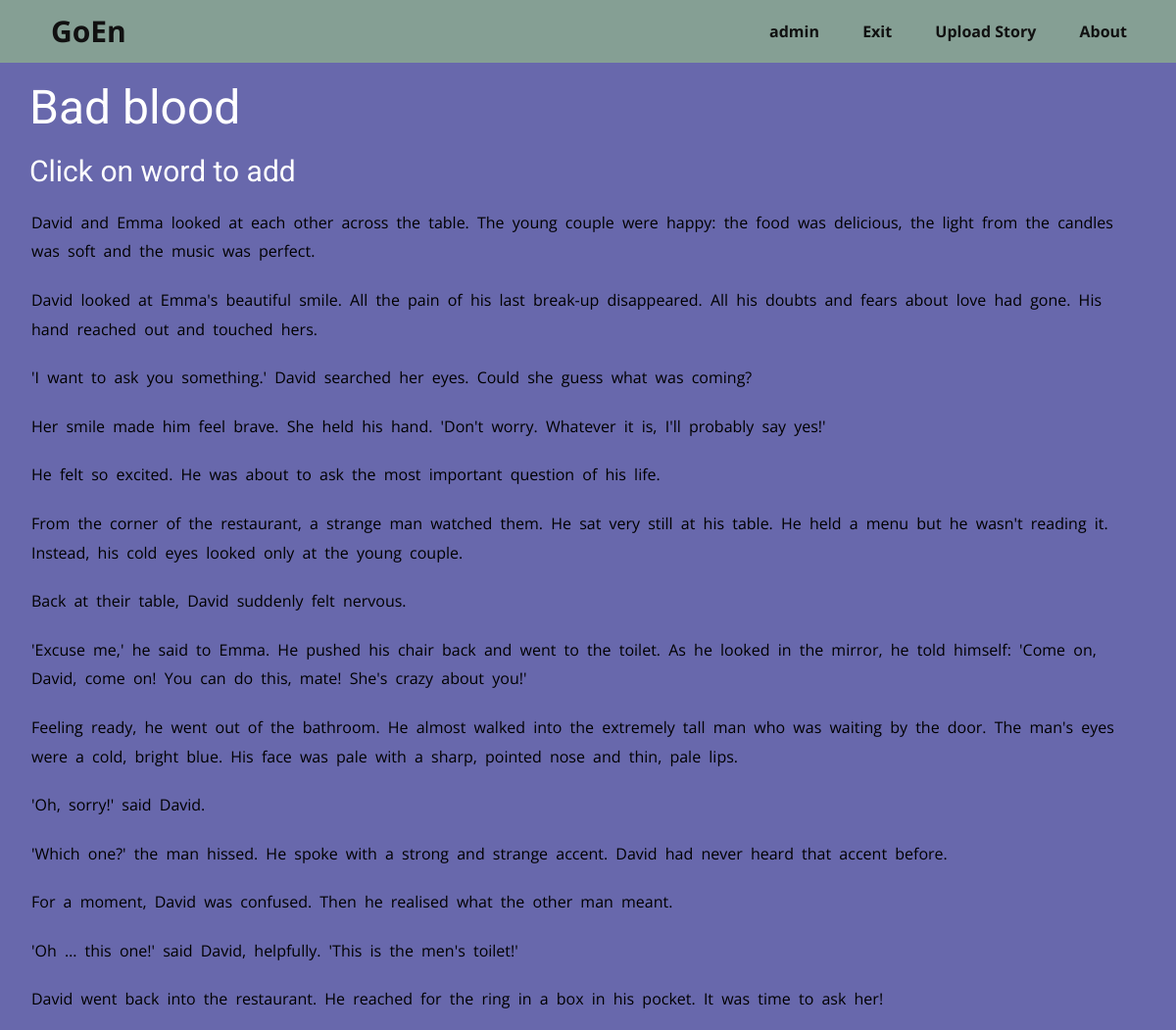
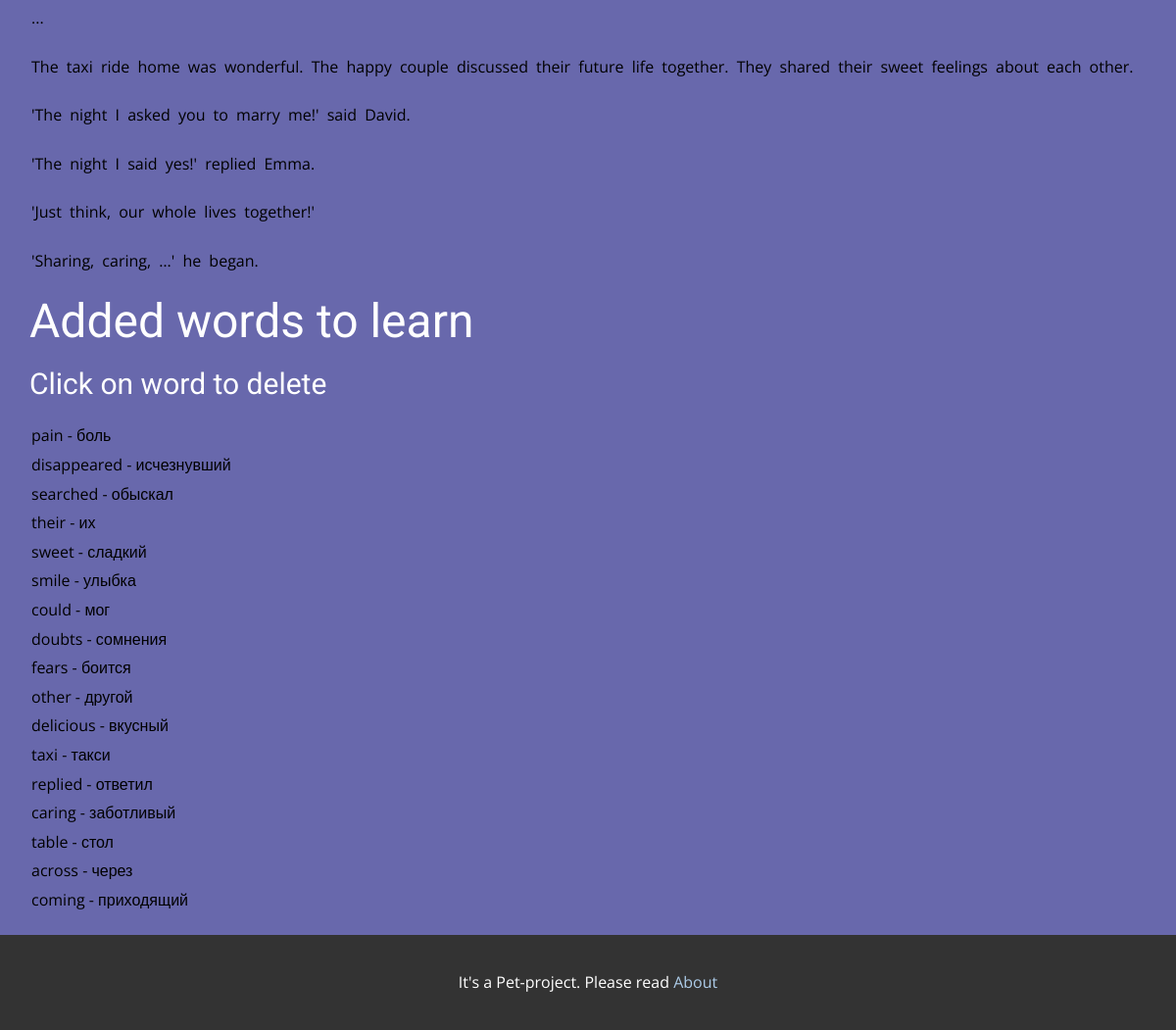
Page /showStory/29 (signed in) on the committed database (2 pictures, top to bottom).
### goen/models.py (models this page shows, shortened)
class Story(models.Model):
    objects = models.Manager()
    name = models.CharField(max_length=128)
    whole_text = models.TextField()
    upload_date = models.DateTimeField(auto_now_add=True)
    cover = models.ImageField(upload_to='cover/%Y/%m/%d/', blank=True)
    class Meta:
        db_table = 'stories'

class WordLearned(models.Model):
    objects = models.Manager()
    progress = models.IntegerField(default=0)
    next_day_learn = models.DateField(auto_now_add=True)
    is_learned = models.BooleanField(default=False)
    learn_person = models.CharField(max_length=128)
    learn_word = models.ForeignKey(Word, on_delete=models.CASCADE)
    class Meta:
        db_table = 'wordLearned'

class Word(models.Model):
    objects = models.Manager()
    word_original = models.CharField(max_length=128)
    word_translate = models.CharField(max_length=128)
    word_description = models.TextField()
    story = models.ForeignKey(Story, on_delete=models.CASCADE)
    class Meta:
        db_table = 'words'

### goen/views.py (the view)
# urls.py: path('showStory/<int:story>', show_story_and_words, name='add_word'),
def show_story_and_words(request, story):
    user_pk = request.user.pk
    story = Story.objects.get(pk=story)
    words = WordLearned.objects.filter(learn_person=user_pk).filter(learn_word__story=story).order_by('pk')
    status = ''
    if request.method == 'POST':
        if request.POST.get('add'):
            add_word_to_learn(request.POST.get('add').lower(), story, user_pk)
        elif request.POST.get('delete'):
            WordLearned.objects.filter(pk=request.POST.get('delete')).delete()
    return render(request, 'showStory.html', {'words': words, 'name_story': story.name,
                                              'story': story.whole_text.split('\n'), 'status': status})

### goen/templates/showStory.html (shortened to what this page needs)
{% extends 'base.html' %}
{% load static %}
{% block link %}
<link rel="stylesheet" href="{% static 'css/showBook.css' %}" media="screen"> {% endblock %}
{% block content %}
<section class="u-clearfix u-custom-color-1 u-section-1" id="sec-5aca">
    <div class="u-clearfix u-sheet u-sheet-1">
        <h1 class="u-text u-text-default u-text-1">{{name_story}}</h1>
        <h3 class="u-text u-text-default u-text-2"> Click on word to add</h3>
        <form method="post">
            {% for item in story %}
            <p class="p__book">
                {% for word in item.split %}
                <button class="btn__text" name="add" value={{word}}>{{ word }}</button>
                {% endfor %}
            </p>
            {% endfor %}
        </form>
        <h1 class="u-text u-text-default u-text-4">Added words to learn</h1>
        <h3 class="u-text u-text-default u-text-5">Click on word to delete</h3>
        <p class="u-text u-text-default u-text-6">
        <form method="post">
            {% for item in words %}
            <button class="btn__text" name="delete" value={{item.pk}}>{{item.learn_word.word_original}} -
                {{item.learn_word.word_translate}}
            </button>
            <br>
            {% endfor %}
        </form>
        </p>
    </div>
</section>
{% endblock %}

### templates/base.html (shortened to what this page needs)
<!DOCTYPE html>
<html style="font-size: 16px;" lang="en">
<head>
    {% load static %}
    <link rel="stylesheet" href="{% static 'css/style.css' %}" media="screen">
    {% block link %}{% endblock %}
</head>
<body class="u-body u-xl-mode" data-lang="ru">
<header class="u-clearfix u-custom-color-4 u-header u-header" id="sec-43fb">
    <div class="u-clearfix u-sheet u-sheet-1">
        <p class="u-text u-text-default u-text-1">
            <a class="u-active-none u-border-none u-btn u-button-link u-button-style u-hover-none u-none u-text-body-color u-btn-1"
               href="/">GoEn</a>
        </p>
        <nav class="u-menu u-menu-one-level u-offcanvas u-menu-1">
            <div class="u-custom-menu u-nav-container">
                <ul class="u-nav u-unstyled u-nav-1">
                    {% if request.user.is_authenticated %}
                    <li class="u-nav-item"><s
                            class="u-button-style u-nav-link u-text-active-palette-1-base u-text-body-color u-text-hover-custom-color-3"
                            style="padding: 10px 20px;">{{user.username}}</s>
                    </li>
                    <li class="u-nav-item"><a
                            class="u-button-style u-nav-link u-text-active-palette-1-base u-text-body-color u-text-hover-custom-color-3"
                            href="/logout" style="padding: 10px 20px;">Exit</a>
                    </li>
                    {% endif %}
                    {% if user.username == 'admin' %}
                    <li class="u-nav-item"><a
                            class="u-button-style u-nav-link u-text-active-palette-1-base u-text-body-color u-text-hover-custom-color-3"
                            href="/uploadStory" style="padding: 10px 20px;">Upload Story</a>
                    </li>
                    {% endif %}
                    <li class="u-nav-item"><a
                            class="u-button-style u-nav-link u-text-active-palette-1-base u-text-body-color u-text-hover-custom-color-3"
                            href="/about" style="padding: 10px 20px;">About</a>
                    </li>
                </ul>
            </div>
        </nav>
    </div>
</header>
{% block content %} {% endblock %}
<footer class="u-align-center u-clearfix u-footer u-grey-80 u-footer" id="sec-752c">
    <div class="u-clearfix u-sheet u-sheet-1">
        <section class="u-backlink u-clearfix u-grey-80">
            <p>It's a Pet-project. Please read <a href="/about">about</a></p>
        </section>
    </div>
</footer>
</body>
</html>

### static/css/showBook.css (style rules this page uses)
.u-section-1 { background-image: none; }
.u-section-1 .u-sheet-1 { min-height: 900px; }
.u-section-1 .u-text-1 { margin-bottom: 0; }
.u-section-1 .u-text-2 { margin: 20px auto 0 0; }
.u-section-1 .u-text-4 { margin-left: 0; margin-right: auto; margin-bottom: 0; }
.u-section-1 .u-text-5 { margin-left: 0; margin-right: auto; margin-bottom: 0; }
.u-section-1 .u-text-6 { margin: 20px auto 0 0; }

### rows in the picture
Story: name "Bad blood"
WordLearned: {{ item.pk }} 299 (drawn), learn_word.word_original "pain", learn_word.word_translate "боль"
WordLearned: {{ item.pk }} 300 (drawn), learn_word.word_original "disappeared", learn_word.word_translate "исчезнувший"
WordLearned: {{ item.pk }} 301 (drawn), learn_word.word_original "searched", learn_word.word_translate "обыскал"
WordLearned: {{ item.pk }} 302 (drawn), learn_word.word_original "their", learn_word.word_translate "их"
WordLearned: {{ item.pk }} 303 (drawn), learn_word.word_original "sweet", learn_word.word_translate "сладкий"
WordLearned: {{ item.pk }} 308 (drawn), learn_word.word_original "smile", learn_word.word_translate "улыбка"
WordLearned: {{ item.pk }} 309 (drawn), learn_word.word_original "could", learn_word.word_translate "мог"
WordLearned: {{ item.pk }} 310 (drawn), learn_word.word_original "doubts", learn_word.word_translate "сомнения"
WordLearned: {{ item.pk }} 311 (drawn), learn_word.word_original "fears", learn_word.word_translate "боится"
WordLearned: {{ item.pk }} 312 (drawn), learn_word.word_original "other", learn_word.word_translate "другой"
WordLearned: {{ item.pk }} 313 (drawn), learn_word.word_original "delicious", learn_word.word_translate "вкусный"
WordLearned: {{ item.pk }} 317 (drawn), learn_word.word_original "taxi", learn_word.word_translate "такси"
WordLearned: {{ item.pk }} 318 (drawn), learn_word.word_original "replied", learn_word.word_translate "ответил"
WordLearned: {{ item.pk }} 319 (drawn), learn_word.word_original "caring", learn_word.word_translate "заботливый"
WordLearned: {{ item.pk }} 321 (drawn), learn_word.word_original "table", learn_word.word_translate "стол"
WordLearned: {{ item.pk }} 322 (drawn), learn_word.word_original "across", learn_word.word_translate "через"
WordLearned: {{ item.pk }} 323 (drawn), learn_word.word_original "coming", learn_word.word_translate "приходящий"

### other values in the picture
{{ user.username }} "admin"
{{ word }} "David" "and" "Emma" "looked" "at" "each" "other" "across" "the" "table." "The" "young" "couple" "were" "happy:" "the" "food" "was" "delicious," "the" "light" "from" "the" "candles" "was" "soft" "and" "the" "music" "was" "perfect." "David" "looked" "at" "Emma's" "beautiful" "smile." "All" "the" "pain" "of" "his" "last" "break-up" "disappeared." "All" "his" "doubts" "and" "fears" "about" "love" "had" "gone." "His" "hand" "reached" "out" "and" "touched" "hers." "'I" "want" "to" "ask" "you" "something.'" "David" "searched" "her" "eyes." "Could" "she" "guess" "what" "was" "coming?" "Her" "smile" "made" "him" "feel" "brave." "She" "held" "his" "hand." "'Don't" "worry." "Whatever" "it" "is," "I'll" "probably" "say" "yes!'" "He" "felt" "so" "excited." "He" "was" "about" "to" "ask" "the" "most" "important" "question" "of" "his" "life." "From" "the" "corner" "of" "the" "restaurant," "a" "strange" "man" "watched" "them." "He" "sat" "very" "still" "at" "his" "table." "He" "held" "a" "menu" "but" "he" "wasn't" "reading" "it." "Instead," "his" "cold" "eyes" "looked" "only" "at" "the" "young" "couple." "Back" "at" "their" "table," "David" "suddenly" "felt" "nervous." "'Excuse" "me,'" "he" "said" "to" "Emma." "He" "pushed" "his" "chair" "back" "and" "went" "to" "the" "toilet." "As" "he" "looked" "in" "the" "mirror," "he" "told" "himself:" "'Come" "on," "David," "come" "on!" "You" "can" "do" "this," "mate!" "She's" "crazy" "about" "you!'" "Feeling" "ready," "he" "went" "out" "of" "the" "bathroom." "He" "almost" "walked" "into" "the" "extremely" "tall" "man" "who" "was" "waiting" "by" "the" "door." "The" "man's" "eyes" "were" "a" "cold," "bright" "blue." "His" "face" "was" "pale" "with" "a" "sharp," "pointed" "nose" "and" "thin," "pale" "lips." "'Oh," "sorry!'" "said" "David." "'Which" "one?'" "the" "man" "hissed." "He" "spoke" "with" "a" "strong" "and" "strange" "accent." "David" "had" "never" "heard" "that" "accent" "before." "For" "a" "moment," "David" "was" "confused." "Then" "he" "realised" "what" "the" "other" "man" "meant." "'Oh" "…" "this" "one!'" "said" "David," "helpfully." "'This" "is" "the" "men's" "toilet!'" "David" "went" "back" "into" "the" "restaurant." "He" "reached" "for" "the" "ring" "in" "a" "box" "in" "his" "pocket." "It" "was" "time" "to" "ask" "her!" "..." "The" "taxi" "ride" "home" "was" "wonderful." "The" "happy" "couple" "discussed" "their" "future" "life" "together." "They" "shared" "their" "sweet" "feelings" "about" "each" "other." "'The" "night" "I" "asked" "you" "to" "marry" "me!'" "said" "David." "'The" "night" "I" "said" "yes!'" "replied" "Emma." "'Just" "think," "our" "whole" "lives" "together!'" "'Sharing," "caring," "…'" "he" "began."
